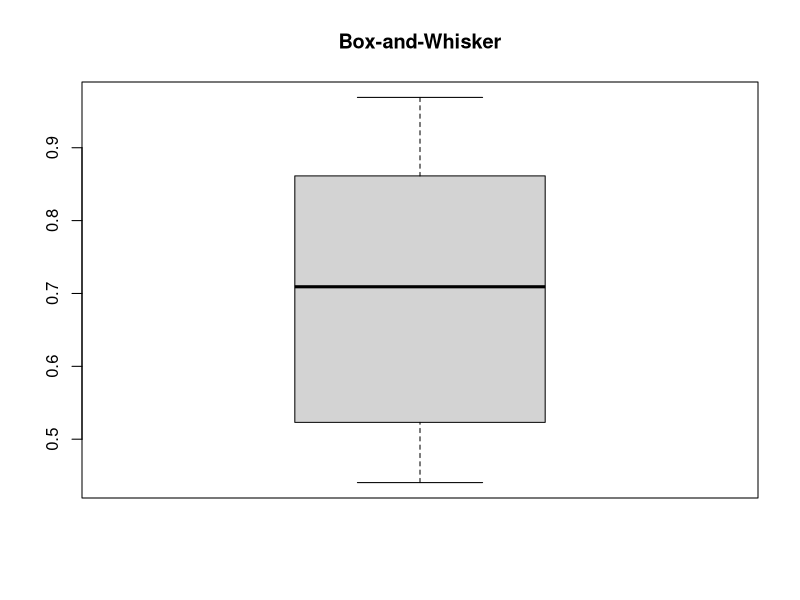
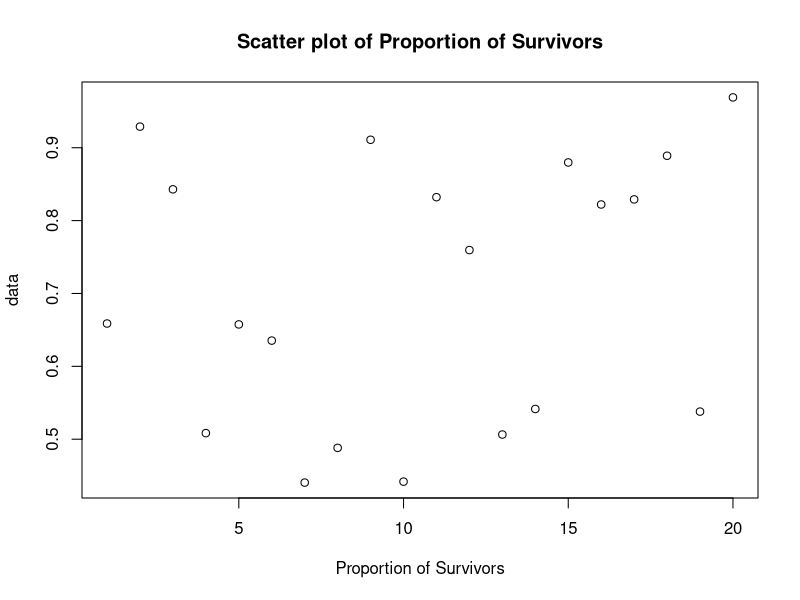
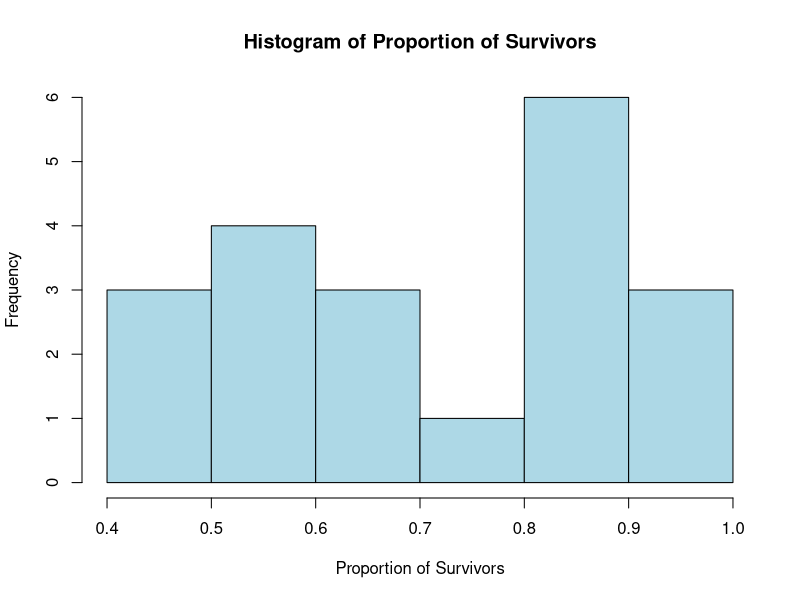
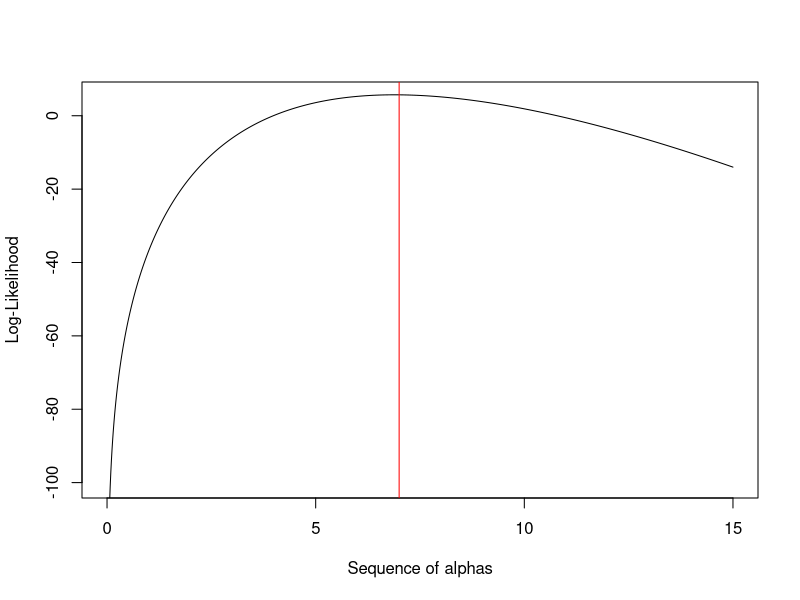
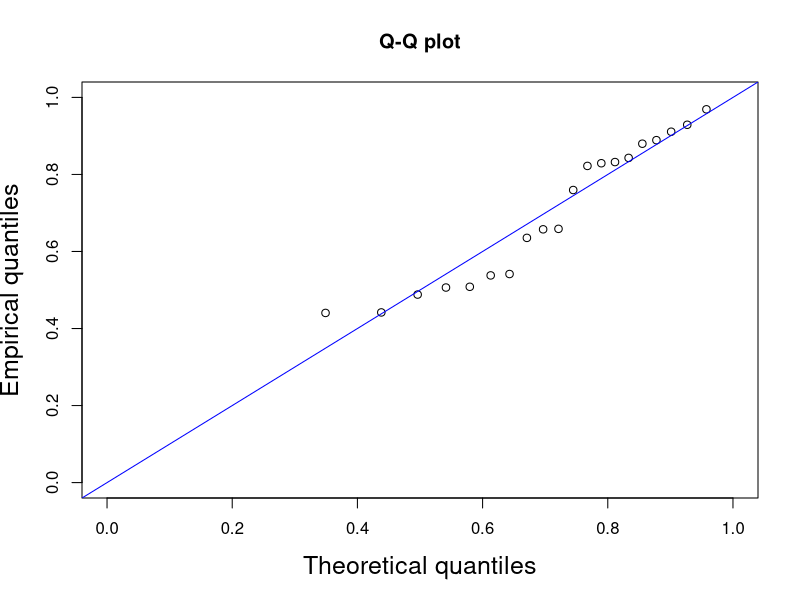
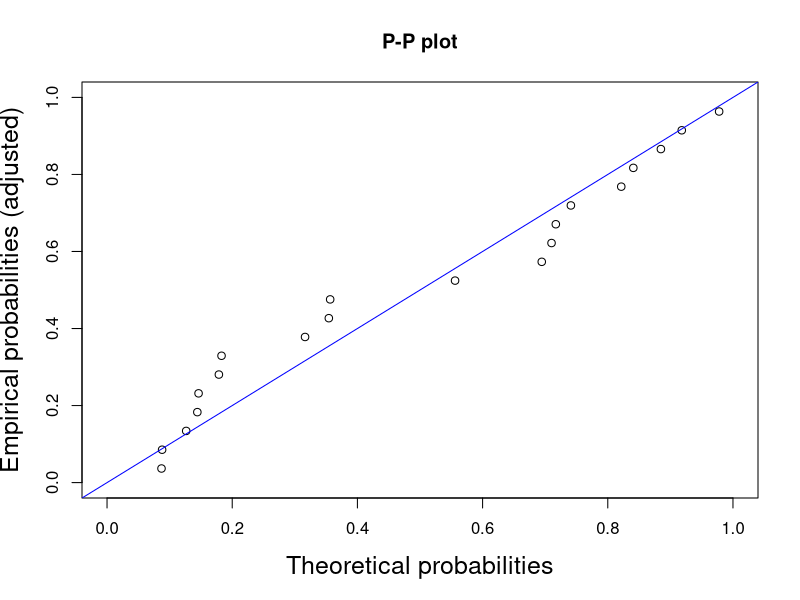

These figures' R source, in order:
## ---- chunk 1
knitr::opts_chunk$set(echo = TRUE)
library(knitr)
library(kableExtra)
## ---- chunk 2
# Question 1
data = c(0.658760658,	0.928971401	,0.842943952,0.508333565,0.657546099,0.635335118,	0.440458789,0.488153204,0.910936447,0.44179225,0.832158101,0.759574661,0.506418231,0.541490007,0.879809129,0.822131406,0.829105149,0.889004285,0.537892284,0.969078343)

boxplot(data,main="Box-and-Whisker")
summary(data)
print('Standard deviation: ')
sd(data)

## ---- chunk 3
plot(data,xlab = 'Proportion of Survivors', main='Scatter plot of Proportion of Survivors')
hist(data,xlab = 'Proportion of Survivors', main='Histogram of Proportion of Survivors', col = "light blue")

## ---- chunk 4
# Question 2
# alphas, beta, and n
b <- 3
a <- seq(from = 0.00001, to = 15, length = 1000)
n <- length(data)

# loglikelihood function
x <- as.matrix(data)
loglike <- function(a)
{
  return(n*(log(gamma(a+b)) - log(gamma(a)) - log(gamma(b))) + (a-1)*sum(log(x)) + (b-1)*sum(log(1-x)))
}

llofa <- loglike(a = a)

plot(a,llofa, type = "l", xlab = "Sequence of alphas", ylab = "Log-Likelihood", ylim = c(-100, 5))

# estimate max
amax <- 7

abline(v = amax, col = "red")
# max loglikelihood
m <- loglike(amax)
## ---- chunk 5
# Question 4
# vector of probs
prob.bins <- seq(0.25, 1, by = 0.25)

# theretically quarter of data should lie between each quantile
# thereotical quantiles 
ther.quants <- qbeta(prob.bins, shape1 = amax, shape2 = b)

# what is observed in data
# observed bins
sorted.data <- sort(data)
bin1 <- sorted.data[1:7]
bin2 <- sorted.data[8:10]
bin3 <- sorted.data[11]
bin4 <- sorted.data[12:20]

# for the test stat - (O-E)^2/E the sum of them
s1 <- (length(bin1)- 5)^2/5
s2 <- (length(bin2)- 5)^2/5
s3 <- (length(bin3)- 5)^2/5
s4 <- (length(bin4)- 5)^2/5
 
test.stat <- s1 + s2 + s3 + s4
  
# find p-value
pvalue <- (1 - pchisq(q = test.stat, df =1 ))
# therefore since < 0.05 we reject H0
## ---- chunk 6
# Q-Q Plot
#function for Q-Q plot
##### Inserted just to make table as there was a non numeric type (closure type)
k<-seq(1,20,by = 1)
kadj<-(k-0.25)/(n+0.5)
xk=sort(data)
fxk=pbeta(xk,4.036087093,1.667578959, lower.tail = T)
n=length(data)
k<-seq(1,20,by = 1)

#QQ-Plot
finv=qbeta(kadj,4.036087093,1.667578959, lower.tail = T)
matrix(c(xk,finv,fxk),ncol=3)
######


 sorted.data <- sort(data)
 F.xk <- function(seq, a,b)
   {
    pbeta(seq,a,b)
   }

 k.adj <- function(n){
   k = 1:n
   (k-0.25) / (n + 0.5)
 }

 seq <- seq(from = 0, to = 1, length= 20)
 Cum.probs <- F.xk(seq, 4.036087093,1.667578959)
 Emp.probs <- k.adj(20)

  F.inv <- function(seq,a , b){
   qbeta(seq,a,b)
 }


 Theor.quant <- F.inv(Emp.probs, 4.036087093,1.667578959)
 plot(sorted.data ~ Theor.quant, ylab = "Empirical quantiles", xlab = "Theoretical quantiles", main = "Q-Q plot", cex.lab = 1.5, xlim=c(0,1),ylim=c(0,1))
 abline(0, 1, col = "blue")


## ---- chunk 7
##### Inserted just to make table as there was a non numeric type (closure type)
k<-seq(1,20,by = 1)
n=length(data)
k<-seq(1,20,by = 1)
kadj<-(k-0.25)/(n+0.5)
xk=sort(data)
fxk=pbeta(xk,4.036087093,1.667578959, lower.tail = T)

#####

 k<-seq(1,20,by = 1)


F.xk <- function(seq, a,b)
  {
   pbeta(seq,a,b)
  }

k.adj <- function(n){
  k = 1:n
  (k-0.25) / (n + 0.5)
}
k<-seq(1,20,by = 1)
Cum.probs <- F.xk(sorted.data, 4.036087093,1.667578959)
Emp.probs <- k.adj(20)

plot(Emp.probs ~ Cum.probs, ylab = "Empirical probabilities (adjusted)", xlab = "Theoretical probabilities", main = "P-P plot", cex.lab = 1.5, xlim=c(0,1), ylim=c(0,1))
abline(0,1, col = "blue")
## ---- chunk 8
table=matrix(round(c(k,kadj,xk,fxk,finv),4),ncol=5)
kable(table,format='markdown', col.names=c('k','Adj k/n', 'xk','fxk','finv'))
